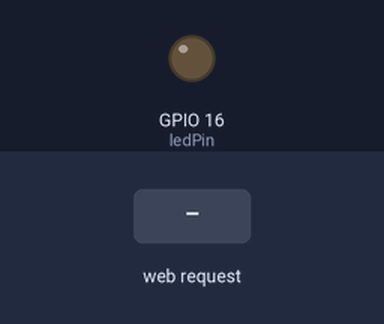
The sketch below on a simulated ESP8266 (NodeMCU). Shown: output pins drawn as LEDs (lit = HIGH). The inputs (shaded band) are chosen by the test bench. WiFi joins after 1.5 s; servers stay silent unless stated; what the sketch prints to the serial monitor is not drawn.

Above: at 2.7 s.
2.8 s: HTTP request GET /TOGGLE_LED received
At 3.7 s:
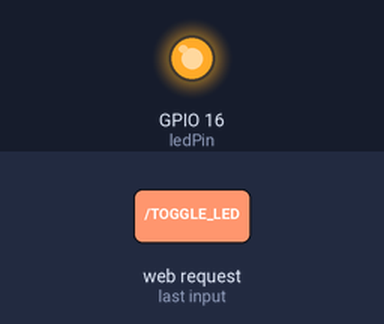
Timing chart, 0 to 5.8 s (numbered marks = the images above; inputs shaded):
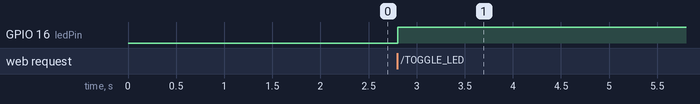

The sketch:

alone_tcp.ino
```cpp
#ifdef ESP8266
 #include <ESP8266WiFi.h>
#else // ESP32
 #include <WiFi.h>
#endif

const char* ssid = "nothing1";
const char* password = "somu123456";

WiFiServer server(80);

// PIN LED
const int ledPin = 16;
bool ledState = false;

void setup() {
  Serial.begin(115200);
  pinMode(ledPin, OUTPUT);
  digitalWrite(ledPin, ledState);

  WiFi.begin(ssid, password);
  while (WiFi.status() != WL_CONNECTED) {
    delay(500);
    Serial.print(".");
  }
  Serial.println("");
  Serial.println("WiFi connected");
  Serial.println("IP Address: ");
  Serial.println(WiFi.localIP());

  server.begin();
}

void loop() {
  WiFiClient client = server.available();
  if (client) {
    while (client.connected()) {
      if (client.available()) {
        String request = client.readStringUntil('\r');
        client.flush();

        if (request.indexOf("TOGGLE_LED") != -1) {
          ledState = !ledState;
          digitalWrite(ledPin, ledState);
        }

        // Send response to client
        client.println("HTTP/1.1 200 OK");
        client.println("Content-Type: text/html");
        client.println("");
        client.println("<!DOCTYPE HTML>");
        client.println("<html>");
        client.println("<p>LED State: " + String(ledState ? "ON" : "OFF") + "</p>");
        client.println("</html>");
        break;
      }
    }
    delay(1);
    client.stop();
  }
}
```

Measured:
- after the input at 2.8 s, GPIO 16 (ledPin): LOW → HIGH at once
